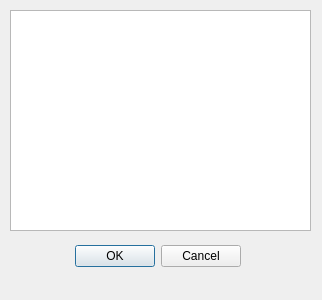
<ui version="4.0" >
 <class>MapSelectDialog</class>
 <widget class="QDialog" name="MapSelectDialog" >
  <property name="geometry" >
   <rect>
    <x>0</x>
    <y>0</y>
    <width>322</width>
    <height>300</height>
   </rect>
  </property>
  <property name="windowTitle" >
   <string>Select a Map</string>
  </property>
  <widget class="QDialogButtonBox" name="mMapSelectButtonBox" >
   <property name="geometry" >
    <rect>
     <x>70</x>
     <y>240</y>
     <width>171</width>
     <height>32</height>
    </rect>
   </property>
   <property name="orientation" >
    <enum>Qt::Horizontal</enum>
   </property>
   <property name="standardButtons" >
    <set>QDialogButtonBox::Cancel|QDialogButtonBox::NoButton|QDialogButtonBox::Ok</set>
   </property>
  </widget>
  <widget class="QListWidget" name="mMapSelectListWidget" >
   <property name="geometry" >
    <rect>
     <x>10</x>
     <y>10</y>
     <width>301</width>
     <height>221</height>
    </rect>
   </property>
  </widget>
 </widget>
 <resources/>
 <connections>
  <connection>
   <sender>mMapSelectButtonBox</sender>
   <signal>accepted()</signal>
   <receiver>MapSelectDialog</receiver>
   <slot>accept()</slot>
   <hints>
    <hint type="sourcelabel" >
     <x>248</x>
     <y>254</y>
    </hint>
    <hint type="destinationlabel" >
     <x>157</x>
     <y>274</y>
    </hint>
   </hints>
  </connection>
  <connection>
   <sender>mMapSelectButtonBox</sender>
   <signal>rejected()</signal>
   <receiver>MapSelectDialog</receiver>
   <slot>reject()</slot>
   <hints>
    <hint type="sourcelabel" >
     <x>316</x>
     <y>260</y>
    </hint>
    <hint type="destinationlabel" >
     <x>286</x>
     <y>274</y>
    </hint>
   </hints>
  </connection>
 </connections>
</ui>
